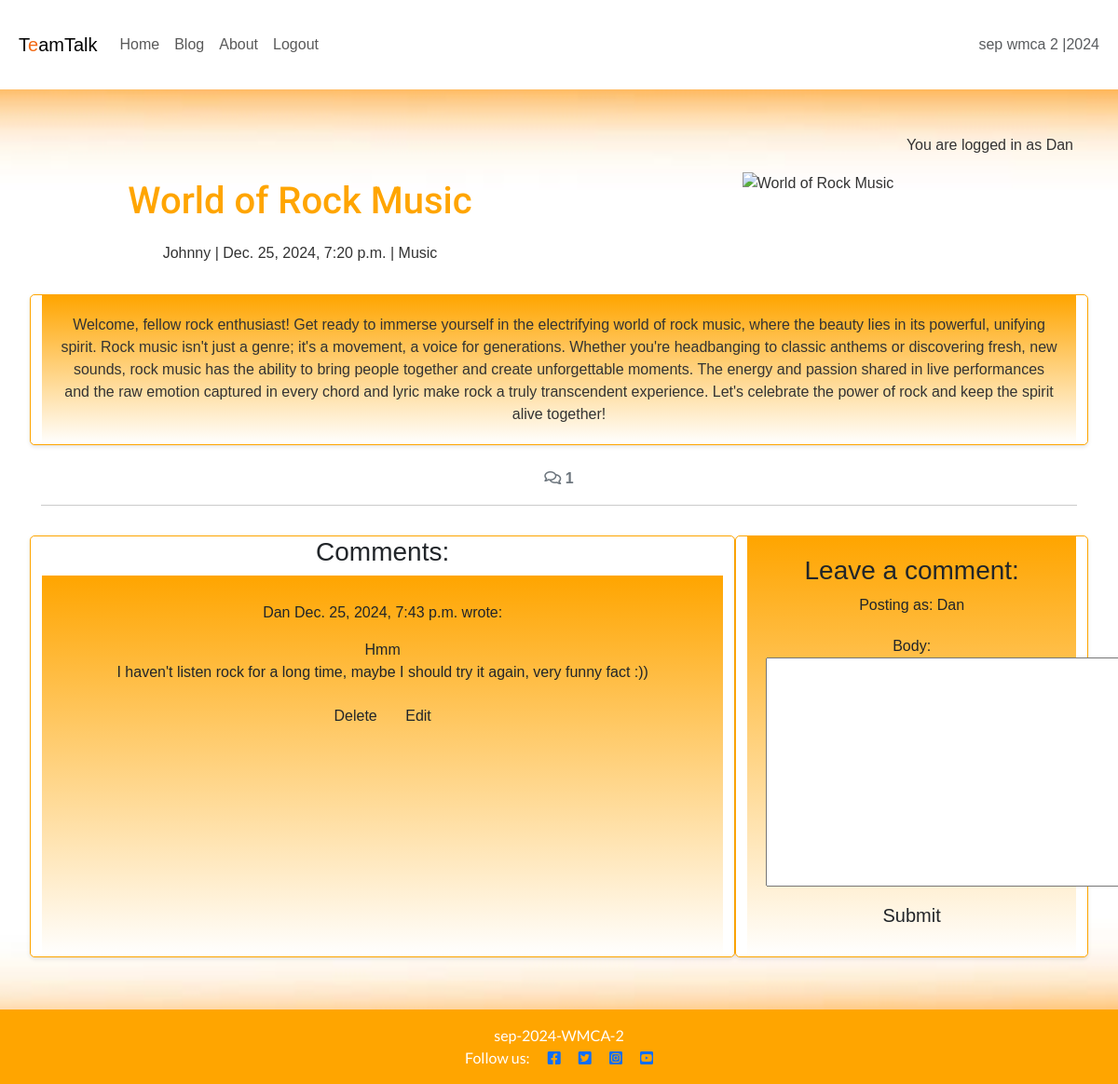
The app's page /blog/welcome-to-the-rock/ (signed in) with its own data.
### blog/models.py (models this page shows, shortened)
class Post(models.Model):
    title = models.CharField(max_length=100)
    slug = models.SlugField(max_length=100)
    author_id = models.ForeignKey(
    User, on_delete=models.CASCADE, related_name="blog_posts"
    )
    featured_image = CloudinaryField('image', default='placeholder')
    content = models.TextField()
    category = models.ForeignKey(
        Category,
        on_delete=models.SET_NULL,
        null=True,
        blank=True, related_name='posts', default=1)
    created_at = models.DateTimeField(auto_now_add=True)
    updated_at = models.DateTimeField(auto_now=True)
    status = models.CharField(
        max_length=20,
        choices=[('draft', 'Draft'), ('published', 'Published')],
        default='draft'
    )

class Category(models.Model):
    name = models.CharField(max_length=100, unique=True)
    description = models.TextField(blank=True, null=True)
    author = models.ForeignKey(User, on_delete=models.CASCADE, related_name="categories")

class Comment(models.Model):
    post = models.ForeignKey(Post, on_delete=models.CASCADE,
                             related_name="comments")
    author = models.ForeignKey(
        User, on_delete=models.CASCADE, related_name="commenter", default=1)
    body = models.TextField()
    created_on = models.DateTimeField(auto_now_add=True)
    approved = models.BooleanField(default=False)
    class Meta:
        ordering = ["created_on"]

### blog/views.py (the view, shortened to what this page needs)
# urls.py: path('<slug:slug>/', views.post_detail, name='post_detail'),
def post_detail(request, slug):
    queryset = Post.objects.filter(status='published')
    post = get_object_or_404(queryset, slug=slug)
    comments = post.comments.all().order_by("-created_on")
    category = post.category
    comment_count = post.comments.filter(approved=True).count()
    comment_form = CommentForm()
    return render(
        request,
        "blog/post_detail.html",
        {
            "post": post,
            "comments": comments,
            'category': category,
            "comment_count": comment_count,
            "comment_form": comment_form
        },
    )

### blog/forms.py
class CommentForm(forms.ModelForm):
    class Meta:
        model = Comment
        fields = ('body',)

### blog/templates/blog/post_detail.html (shortened to what this page needs)
{% extends 'base.html' %}
{% load static %}
{% load crispy_forms_tags %}
{% block content %}
<div class="masthead">
    <div class="container">
        <div class="row g-0">
            <div class="col-md-6 masthead-text">
                <h1>{{ post.title }}</h1>
                <p class="post-subtitle">{{ post.author_id }} | {{ post.created_at }} | {{ category.name }}</p>
            </div>
            <div class="d-none d-md-block col-md-6 masthead-image">
                {% if "placeholder" in post.featured_image.url %}
                <img src="{% static 'images/image1.jpg' %}" width="75%" class="scale" alt="placeholder">
                {% else %}
                <img src="{{ post.featured_image.url }}" width="75%" class="scale" alt="{{ post.title }}">
                {% endif %}
            </div>
        </div>
    </div>
</div>
<div class="container">
    <div class="row">
        <div class="col card mb-4  mt-3 left  top">
            <div class="card-body">
                <article class="card-text">
                    {{ post.content | safe }}
                </article>
            </div>
        </div>
    </div>
    <div class="row">
        <div class="col-12">
            <strong class="text-secondary">
                <i class="far fa-comments"></i> {{ comment_count }}
            </strong>
        </div>
        <div class="col-12">
            <hr>
        </div>
    </div>
    <div class="row">
        <div class="col-md-8 card mb-4 mt-3 ">
            <h3>Comments:</h3>
            <div class="card-body">
                {% for comment in comments %}
                <div
                    class="p-2 comments{% if not comment.approved and comment.author == user %} faded{% elif not comment.approved %} d-none{% endif %}">
                    <p class="font-weight-bold">
                        {{ comment.author }}
                        <span class="font-weight-normal">
                            {{ comment.created_on }}
                        </span> wrote:
                    </p>
                    <div id="comment{{ comment.id }}">
                        {{ comment.body | linebreaks }}
                    </div>
                    {% if user.is_authenticated and comment.author == user %}
                    <button class="btn btn-delete" data-comment_id="{{ comment.id }}">Delete</button>
                    <button class="btn btn-edit" data-comment_id="{{ comment.id }}">Edit</button>
                    {% endif %}
                </div>
                {% endfor %}
            </div>
        </div>
        <div class="col-md-4 card mb-4 mt-3 ">
            <div class="card-body">
                {% if user.is_authenticated %}
                <h3>Leave a comment:</h3>
                <p>Posting as: {{ user.username }}</p>
                <form id="commentForm" method="post" style="margin-top: 1.3em;">
                    {{ comment_form }}
                    <button id="submitButton" type="submit" class="btn btn-signup btn-lg">Submit</button>
                </form>
                {% else %}
                <p>
                    <a href="{% url 'account_login' %}" class="login-link">Log in to leave a comment</a>
                </p>
                {% endif %}
            </div>
        </div>
    </div>
</div>
{% endblock content %}

### templates/base.html (shortened to what this page needs)
{% load static %}
{% url 'post_detail' as post_detail_url %}
{% url 'home' as home_url %}
{% url 'about' as about_url %}
{% url 'account_login' as login_url %}
{% url 'account_signup' as signup_url %}
{% url 'account_logout' as logout_url %}
<!DOCTYPE html>
<html lang="en">
<head>
    <link rel="stylesheet" href="https://cdnjs.cloudflare.com/ajax/libs/font-awesome/5.15.3/css/all.min.css">
    <link href="https://cdn.jsdelivr.net/npm/bootstrap@5.3.3/dist/css/bootstrap.min.css" rel="stylesheet">
    <link rel="stylesheet" href="{% static 'css/style.css' %}">
</head>
<body class="d-flex flex-column min-vh-100 main-bg">
    <nav class="navbar navbar-expand-lg navbar-light bg-white">
        <div class="container-fluid">
            <a class="navbar-brand" href="{% url 'home' %}"><span class="brand">T<span class="red-o">e</span>am<span
                        class="thin">Talk</span></span></a>
            <div class="collapse navbar-collapse" id="navbarText">
                <ul class="navbar-nav me-auto mb-2 mb-lg-0">
                    <li class="nav-item">
                        <a class="nav-link {% if request.path == home_url %}active" aria-current="page{% endif %}"
                            href="{% url 'home' %}">Home</a>
                    </li>
                    <li class="nav-item">
                        <a class="nav-link {% if request.path == home_url %}active" aria-current="page{% endif %}"
                            href="{% url 'posts' %}">Blog</a>
                    </li>
                    <li class="nav-item">
                        <a class="nav-link {% if request.path == about_url %}active" aria-current="page{% endif %}"
                            href="{% url 'about' %}">About</a>
                    </li>
                    {% if user.is_authenticated %}
                    <li class="nav-item">
                        <a class="nav-link {% if request.path == logout_url %}active" aria-current="page{% endif %}"
                            href="{% url 'account_logout' %}">Logout</a>
                    </li>
                    {% endif %}
                </ul>
                <span class="navbar-text text-muted">
                    sep wmca 2 |2024
                </span>
            </div>
        </div>
    </nav>
    <main class="flex-shrink-0 flex-grow-1 main-bg">
        {% if user.is_authenticated %}
        <p class="text-end m-3">You are logged in as {{ user }}</p>
        {% else %}
        <p class="text-end m-3">You are not logged in</p>
        {% endif %}
        {% block content %}{% endblock content %}
    </main>
    <footer class="footer mt-auto py-3 dark-bg">
        <p class="m-0 text-center text-white">
      {% block copyright %}sep-2024-WMCA-2{% endblock copyright %}
</p>
<p class="m-0 text-center text-white">
    Follow us:
    <a href="https://www.facebook.com/" target="_blank"><i class="fab fa-facebook-square ms-3"></i></a>
    <a href="https://x.com/" target="_blank"><i class="fab fa-twitter-square ms-3"></i></a>
    <a href="https://www.instagram.com/" target="_blank"><i class="fab fa-instagram-square ms-3"></i></a>
    <a href="https://www.youtube.com/" target="_blank"><i class="fab fa-youtube-square ms-3"></i></a>
</p>
     </footer>
</body>
</html>

### static/css/style.css (style rules this page uses)
body { background-image: url(/static/images/TotFundal2.jpg); background-size: cover; background-position: center; background-repeat: no-repeat; margin: 0; font-family: Arial, sans-serif; background-color: #f7f7f7; color: #333333; }
.red-o { color: #f26914; }
header, footer { background-color: #f26914; color: white; text-align: center; padding: 1rem; font-family: 'Lato', sans-serif; }
footer { left: 0; bottom: 0; width: 100%; }
main { padding: 2rem; text-align: center; }
h1, h2 { margin: 0.5rem 0; font-family: "Roboto"; }
body { font-family: Arial, sans-serif; }
header, footer { text-align: center; background-color: orange; color: white; padding: 10px; }
h1, h2 { color: orange; margin-bottom: 20px; }
.container-fluid { padding: 20px; }
.card { border: 1px solid orange; border-radius: 5px; box-shadow: 0 2px 4px rgba(0, 0, 0, 0.1); }
.card-body { background: linear-gradient(to bottom, orange, white); padding: 20px; text-align: center; }
.card-text { color: #333; margin-bottom: 15px; }

### records on screen
Post: title "World of Rock Music", author_id "Johnny", created_at "Dec. 25, 2024, 7:20 p.m.", content "Welcome, fellow rock enthusiast! Get ready to immerse yourself in the electrifying world of rock music, where the beauty lies in its powerful, unifying spirit. Rock music isn't just a genre; it's a movement, a voice for generations. Whether you're headbanging to classic anthems or discovering fresh, new sounds, rock music has the ability to bring people together and create unforgettable moments. The energy and passion shared in live performances and the raw emotion captured in every chord and lyric make rock a truly transcendent experience. Let's celebrate the power of rock and keep the spirit alive together!"
Category: name "Music"
Comment: author "Dan", created_on "Dec. 25, 2024, 7:43 p.m.", body "Hmm I haven't listen rock for a long time, maybe I should try it again, very funny fact :))"

### other values on screen
{{ user }} "Dan"
{{ comment_count }} "1"
{{ user.username }} "Dan"
